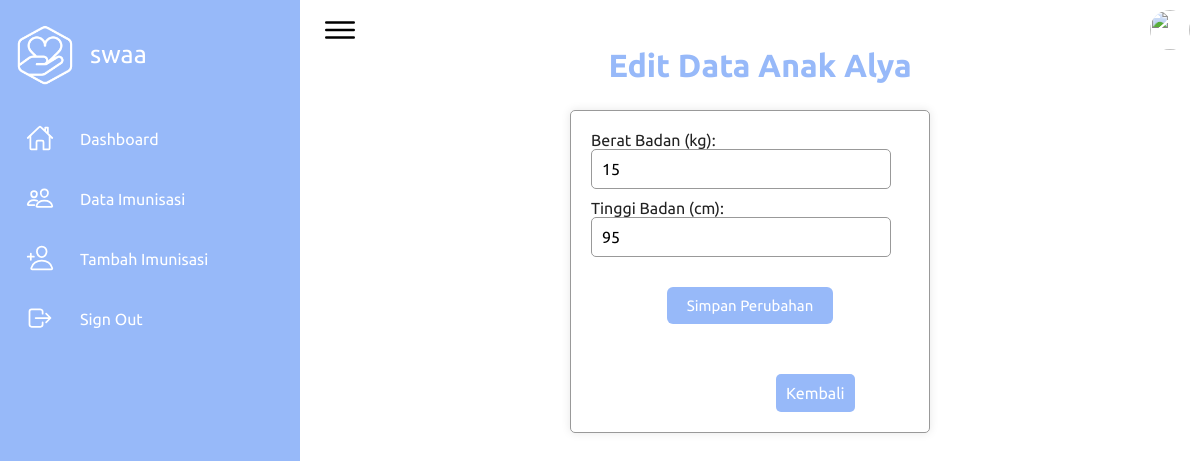
/Posyandu/edit_anak_di_posyandu.php?id_anak=1 (signed in), run on the app's committed database.
### tables this page shows
CREATE TABLE `anaks` (
  `id` int(11) NOT NULL,
  `id_user` int(11) DEFAULT NULL,
  `nama` varchar(255) NOT NULL,
  `tanggal_lahir` date NOT NULL,
  `jenis_kelamin` enum('Laki-laki','Perempuan') NOT NULL,
  `berat` int(11) NOT NULL,
  `tinggi` int(11) NOT NULL
);

### Posyandu/edit_anak_di_posyandu.php (the view, shortened to what this page needs)
<?php
require 'koneksi.php';
$username = $_SESSION['username'];
$error_message = "";
$id_anak = isset($_GET['id_anak']) ? htmlspecialchars($_GET['id_anak']) : '';
if (!empty($id_anak)) {
    $query_anak_detail = "SELECT * FROM anaks WHERE id = $id_anak";
    $result_anak_detail = mysqli_query($conn, $query_anak_detail);
    if ($result_anak_detail && mysqli_num_rows($result_anak_detail) > 0) {
        $anak = mysqli_fetch_assoc($result_anak_detail);
        $nama_anak = $anak['nama'];
    } else {
        $error_message = "Data anak tidak ditemukan.";
    }
} else {
    $error_message = "ID anak tidak ditemukan!";
}
?>
<!DOCTYPE html>
<html lang="en">
<head>
    <link rel="stylesheet" href="css/style.css">
</head>
<body>
      <div class="container">
        <div class="navigation">
            <ul>
                <li>
                    <a href="home_posyandu.php">
                        <span class="icon">
                           <img class = "logo" src="images/logo-icon.png" style = "size : "alt="">
                        </span>
                        <span class="logo-title"><?php echo htmlspecialchars($username); ?></span>
                    </a>
                </li>
                <li>
                    <a href="home_posyandu.php">
                        <span class="icon">
                            <ion-icon name="home-outline"></ion-icon>
                        </span>
                        <span class="title">Dashboard</span>
                    </a>
                </li>
                <li>
                    <a href="data_imunisasi.php">
                        <span class="icon">
                            <ion-icon name="people-outline"></ion-icon>
                        </span>
                        <span class="title">Data Imunisasi</span>
                    </a>
                </li>
                <li>
                <li>
                    <a href="imunisasi_anak.php">
                        <span class="icon">
                              <ion-icon name="person-add-outline"></ion-icon>
                        </span>
                        <span class="title">Tambah Imunisasi</span>
                    </a>
                </li>
                <li>
                    <a href="logout.php">
                        <span class="icon">
                            <ion-icon name="log-out-outline"></ion-icon>
                        </span>
                        <span class="title">Sign Out</span>
                    </a>
                </li>
            </ul>
        </div>
         <div class="main">
            <div class="topbar">
                <div class="toggle">
                    <ion-icon name="menu-outline"></ion-icon>
                </div>
                <h1 class = "wellcome" >Edit Data Anak <?php echo !empty($nama_anak) ? $nama_anak : ''; ?></h1>
                <div class="user">
                    <img src="assets/imgs/customer01.jpg" alt="">
                </div>
            </div>
            <div class="content">
                <?php if (!empty($error_message)) : ?>
                    <div class="error-message"><?php echo $error_message; ?></div>
                <?php elseif (!empty($success_message)) : ?>
                    <div class="success-message"><?php echo $success_message; ?></div>
                <?php else : ?>
                    <form method="post" action="">
                        <div>
                            <label for="berat">Berat Badan (kg):</label>
                            <input type="text" id="berat" name="berat" value="<?php echo $anak['berat']; ?>" required>
                        </div>
                        <div>
                            <label for="tinggi">Tinggi Badan (cm):</label>
                            <input type="text" id="tinggi" name="tinggi" value="<?php echo $anak['tinggi']; ?>" required>
                        </div>
                        <button class = "btnSi" type="submit">Simpan Perubahan</button>
                    </form>
                <?php endif; ?>
                <a href="imunisasi_anak.php" class="back-button">Kembali</a>
            </div>
        </div>
    </div>
</body>
</html>

### Posyandu/css/style.css (style rules this page uses)
* { font-family: "Ubuntu", sans-serif; margin: 0; padding: 0; box-sizing: border-box; }
:root { --blue: #2a2185; --white: #fff; --gray: #f5f5f5; --black1: #222; --black2: #999; }
body { min-height: 100vh; overflow-x: hidden; }
.container { position: relative; width: 100%; }
.navigation { position: fixed; width: 300px; height: 100%; background: var(--blue); border-left: 10px solid var(--blue); transition: 0.5s; overflow: hidden; }
.navigation ul { position: absolute; top: 0; left: 0; width: 100%; }
.navigation ul li { position: relative; width: 100%; list-style: none; border-top-left-radius: 30px; border-bottom-left-radius: 30px; }
.navigation ul li:nth-child(1) { margin-bottom: 40px; pointer-events: none; }
.navigation ul li a { position: relative; display: block; width: 100%; display: flex; text-decoration: none; color: var(--white); }
.navigation ul li a .icon { position: relative; display: block; min-width: 60px; height: 60px; line-height: 75px; text-align: center; }
.navigation ul li a .icon ion-icon { font-size: 1.75rem; }
.navigation ul li a .title { position: relative; display: block; padding: 0 10px; height: 60px; line-height: 60px; text-align: start; white-space: nowrap; }
.main { position: absolute; width: calc(100% - 300px); left: 300px; min-height: 100vh; background: var(--white); transition: 0.5s; }
.topbar { width: 100%; height: 60px; display: flex; justify-content: space-between; align-items: center; padding: 0 10px; }
.toggle { position: relative; width: 60px; height: 60px; display: flex; justify-content: center; align-items: center; font-size: 2.5rem; cursor: pointer; }
.user { position: relative; width: 40px; height: 40px; border-radius: 50%; overflow: hidden; cursor: pointer; }
.user img { position: absolute; top: 0; left: 0; width: 100%; height: 100%; object-fit: cover; }

### Posyandu/edit_anak_di_posyandu.php (style rules this page uses)
:root { --blue: #97b9f9; --white: #fff; --gray: #f5f5f5; --black1: #222; --black2: #999; }
.main .wellcome { position: relative; font-weight: 700; font-size: 2.0rem; color: var(--blue); margin-top: 100px; margin-bottom: 30px; }
.content { position: relative; margin-top: 50px; padding: 20px; margin-left: 30%; margin-right: 30%; border-radius: 5px; border-collapse: collapse; box-shadow: 0 0 10px rgba(0, 0, 0, 0.1); border: 1px solid var(--black2); }
.content .btnSi { position: relative; font-weight: 600px; font-size: 15px; margin-top: 20px; padding: 10px 20px; background: var(--blue); text-decoration: none; color: var(--white); border-radius: 6px; display: inline-block; border: 1px solid color: var(--white); }
form { display: flex; flex-direction: column; align-items: center; margin-bottom: 50px; }
form label { font-size: 1rem; color: var(--black1); margin-bottom: 5px; }
form input[type="text"], form input[type="date"], form select { width: 300px; padding: 10px; border: 1px solid var(--black2); border-radius: 5px; margin-bottom: 10px; font-size: 1rem; }
.button-link, .back-button { text-decoration: none; color: var(--white); background: var(--blue); padding: 10px 10px; border-radius: 5px; display: inline-block; margin-left: 185px; }
.icon .logo { width: 70px; height: 70px; margin-top: 20px; }
.container .logo-title { margin-top: 40px; margin-left: 10px; font-size: 25px; font-weight: 10px; }

### data on the page
anaks: nama "Alya", berat "15", tinggi "95"

### other printed values
$username "swaa"
